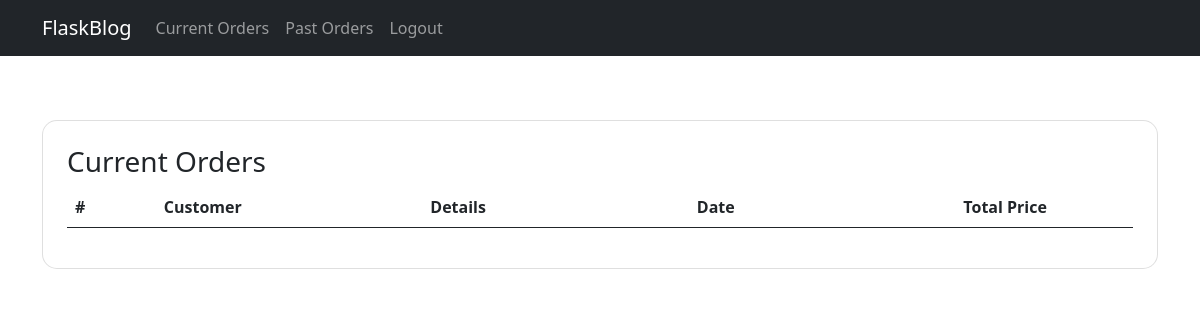
The page /vendor/past_orders (signed in) on the database as committed earlier.
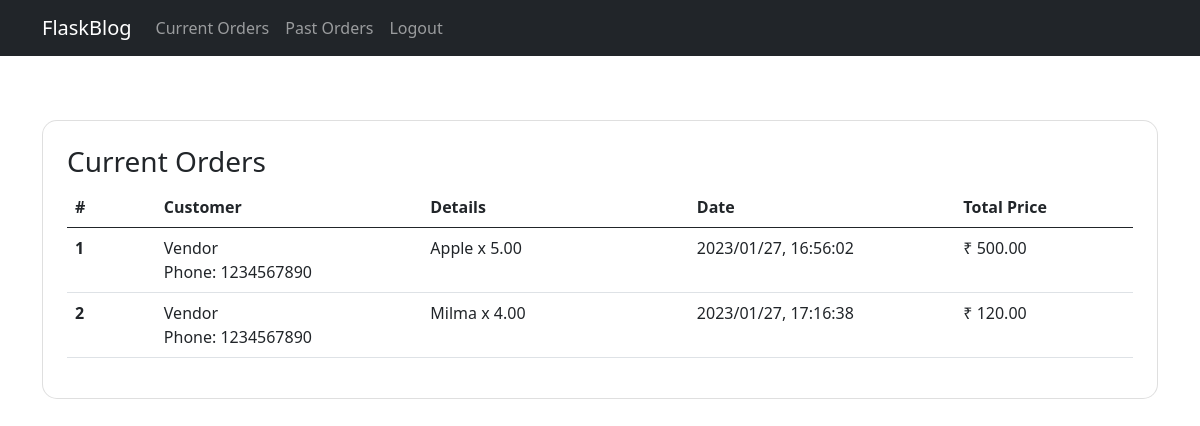
The same page on the database as committed later.
### application/models.py (models this page shows)
class Vendors(db.Model):
    __tablename__ = 'vendors'
    id = db.Column(db.Integer, primary_key=True, autoincrement=True)
    name = db.Column(db.String(255), nullable=False)
    email = db.Column(db.String(255), nullable=False, unique=True)
    phone = db.Column(db.String(10), nullable=False)
    password = db.Column(db.String(255), nullable=False)

class Products(db.Model):
    __tablename__ = 'products'
    id = db.Column(db.Integer, primary_key=True, autoincrement=True)
    name = db.Column(db.String(255), nullable=False)
    vendor = db.Column(db.Integer, db.ForeignKey('vendors.id'), nullable=False)
    image = db.Column(db.String(255), nullable=False)
    category = db.Column(db.String(255), nullable=False)
    price = db.Column(db.Numeric(10,2), nullable=False)
    qty = db.Column(db.Numeric(10,2), nullable=False)
    unit = db.Column(db.String(255), nullable=False)

class Orders(db.Model):
    __tablename__ = 'orders'
    id = db.Column(db.Integer, primary_key=True, autoincrement=True)
    vendor = db.Column(db.Integer, db.ForeignKey('vendors.id'), nullable=False)
    user = db.Column(db.Integer, db.ForeignKey('users.id'), nullable=False)
    product = db.Column(db.Integer, db.ForeignKey('products.id'), nullable=False)
    date = db.Column(db.String(255), nullable=False)
    qty = db.Column(db.Numeric(10,2), nullable=False)
    price = db.Column(db.Numeric(10,2), nullable=False)
    state = db.Column(db.String(255), nullable=False)

### application/controllers.py (the view)
@app.route('/vendor/past_orders')
@vendor_login_required
def vendor_past_orders():
    orders=Orders.query.filter_by(vendor=session['id'], state="Delivered").all()
    return render_template('vendor_past_orders.html', orders = utils.get_vendor_orders(orders))

### application/controllers.py (called while the page is built)
def vendor_login_required(f):
    @wraps(f)
    def wrap(*args, **kwargs):
        if 'type' in session and session['type'] == 'Vendor' and 'status' in session:
            return f(*args, **kwargs)
        else:
            flash('Unauthorized Access','danger')
            return redirect(url_for('login'))
    return wrap

### application/utils.py (called while the page is built)
def get_vendor_orders(orders):
    out = []
    for order in orders:
        product = Products.query.filter_by(id=order.product).first()
        vendor = Vendors.query.filter_by(id=order.vendor).first()
        item = {
            'id': order.id,
            'buyer_name': vendor.name,
            'buyer_phone': vendor.phone,
            'product_name': product.name,
            'qty': order.qty,
            'date': order.date,
            'price': round(order.price * order.qty,2)
        }
        out.append(item)
    return out

### templates/vendor_past_orders.html
{% extends 'base_vendor.html' %}
{% block content %}
<div class="container py-5 h-100">
  <div class="card" style="border-radius: 15px;">
      <div class="card-body p-4">
          <h3>Current Orders</h3>
          <table class="table">
              <thead>
                <tr>
                  <th class = "col-1">#</th>
                  <th class = "col-3">Customer</th>
                  <th class="col-3">Details</th>
                  <th class="col-3">Date</th>
                  <th class = "col-2">Total Price</th>
                </tr>
              </thead>
              <tbody>
                  {% for order in orders %}
                      <tr>
                          <th>{{ loop.index }}</th>
                          <td>
                              <div>
                                  <span>{{order['buyer_name']}}
                                  <br>
                                  Phone: {{order['buyer_phone']}}</span>
                              </div>
                          </td>
                          <td>{{ order['product_name'] }} x {{ order['qty'] }}</td>
                          <td>{{ order['date'] }}</td>
                          <td>₹ {{ order['price'] }}</td>
                      </tr>
                  {% endfor %}
              </tbody>
            </table>
      </div>
  </div>
</div>
{% endblock %}

Rows that differ between the two databases and show on the page:
now on this page (row unchanged): Vendors: buyer_name "Vendor" "Vendor", buyer_phone "1234567890" "1234567890"
now on this page (row edited): Products: product_name "Apple"
added Orders: qty "5.00", date "2023/01/27, 16:56:02"
now on this page (row edited): Products: product_name "Milma"
added Orders: qty "4.00", date "2023/01/27, 17:16:38"
Other text that changed with them:
new list line: "1 Phone: x ₹ 500.00"
new list line: "2 Phone: x ₹ 120.00"
